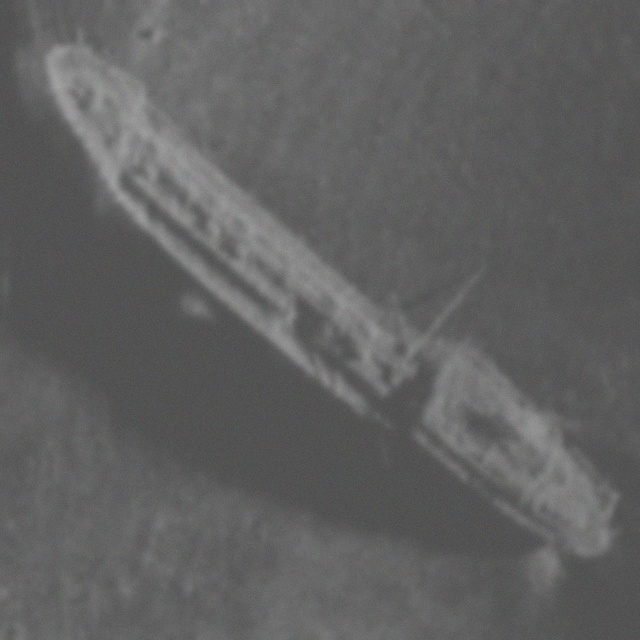
#> input picture abyss/ml/detection/inference_outputs/phase3_inputs/low_quality_side_scan_sonar_ship-080.jpg, 640 x 640 px
$ python -i preprocess.py   (imports and definitions only)
#> lines starting #> are read from the running program, lines starting #| are printed output that depends on the picture
#> further down, picture is the input picture: shape (640, 640, 3); mean B, G, R 96.8, 96.8, 96.8
"""Preprocess ABYSS images into a YOLO-compatible detection dataset.

Usage:
    python abyss/ml/preprocessing/preprocess.py

For each split this script denoises sonar imagery, normalizes intensity,
letterbox-resizes to 640x640, converts/adjusts labels, and writes:

    abyss/data/processed/detection/{train,val,test}/images
    abyss/data/processed/detection/{train,val,test}/labels

It also saves five before/after comparison images under
abyss/docs/preprocessing_examples/.
"""

from __future__ import annotations

import shutil
from collections import Counter
from pathlib import Path

import cv2
import numpy as np
import yaml

from common import (
    CLASS_NAMES,
    DOCS_ROOT,
    PROCESSED_ROOT,
    SPLITS_ROOT,
    TARGET_SIZE,
    Sample,
    load_image,
    read_json,
    setup_logging,
    write_json,
)


def denoise_and_normalize(image: np.ndarray) -> np.ndarray:
    gray = cv2.cvtColor(image, cv2.COLOR_BGR2GRAY) if image.ndim == 3 else image
    denoised = cv2.medianBlur(gray, 3)
    normalized = cv2.normalize(denoised, None, alpha=0, beta=255, norm_type=cv2.NORM_MINMAX)
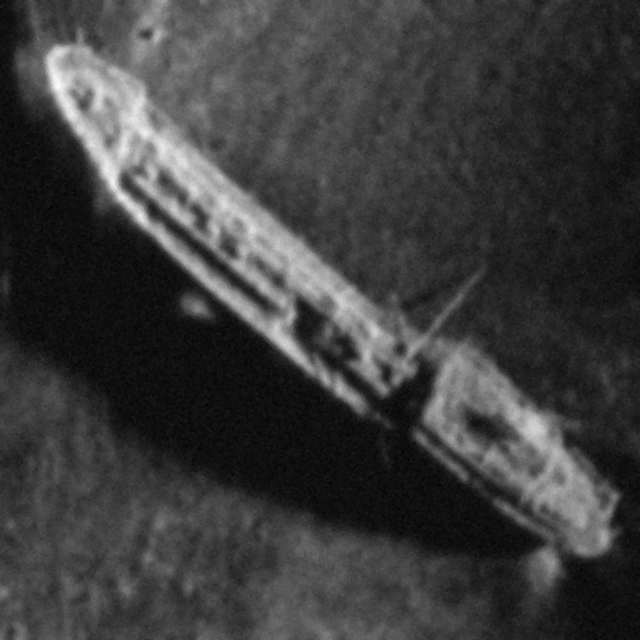
#> normalized: shape (640, 640); min 0, max 255, mean 60.1
    return cv2.cvtColor(normalized.astype(np.uint8), cv2.COLOR_GRAY2BGR)


# [50 lines left out: functions letterbox, convert_yolo_label, mask_to_yolo_label, not called in this run]


def safe_output_name(sample: Sample) -> str:
    source = Path(sample.image_path)
    return f"{sample.dataset}_{source.stem}.jpg"


# [85 lines left out: functions save_comparison, main, not called in this run]


# [2 lines not run here, left out]

>>> import cv2
>>> picture = cv2.imread('../detection/inference_outputs/phase3_inputs/low_quality_side_scan_sonar_ship-080.jpg')
>>> result = denoise_and_normalize(picture)
